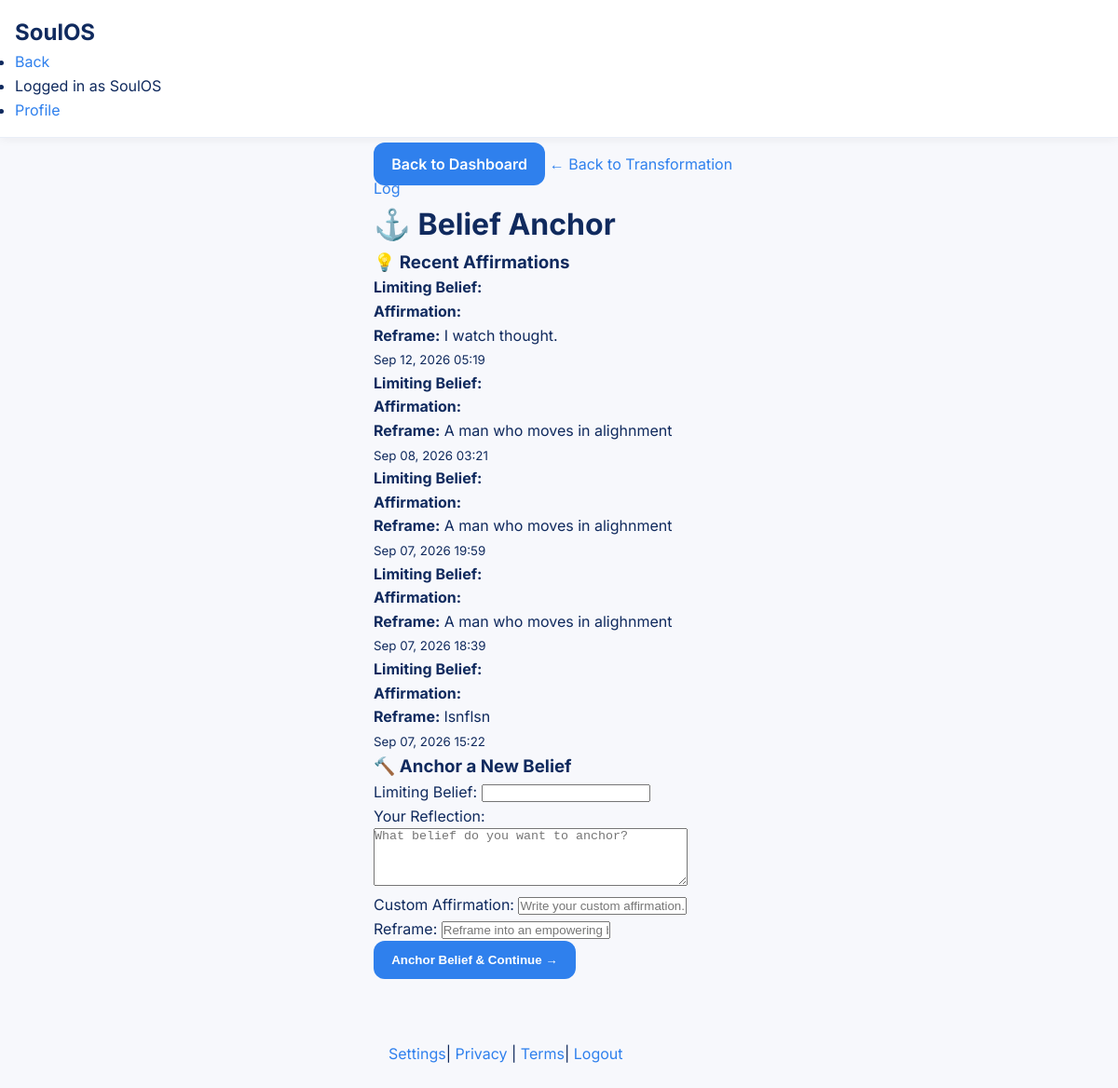
/core-healing-path/stage/belief-anchor/ (signed in), run on an earlier commit of the app's database.
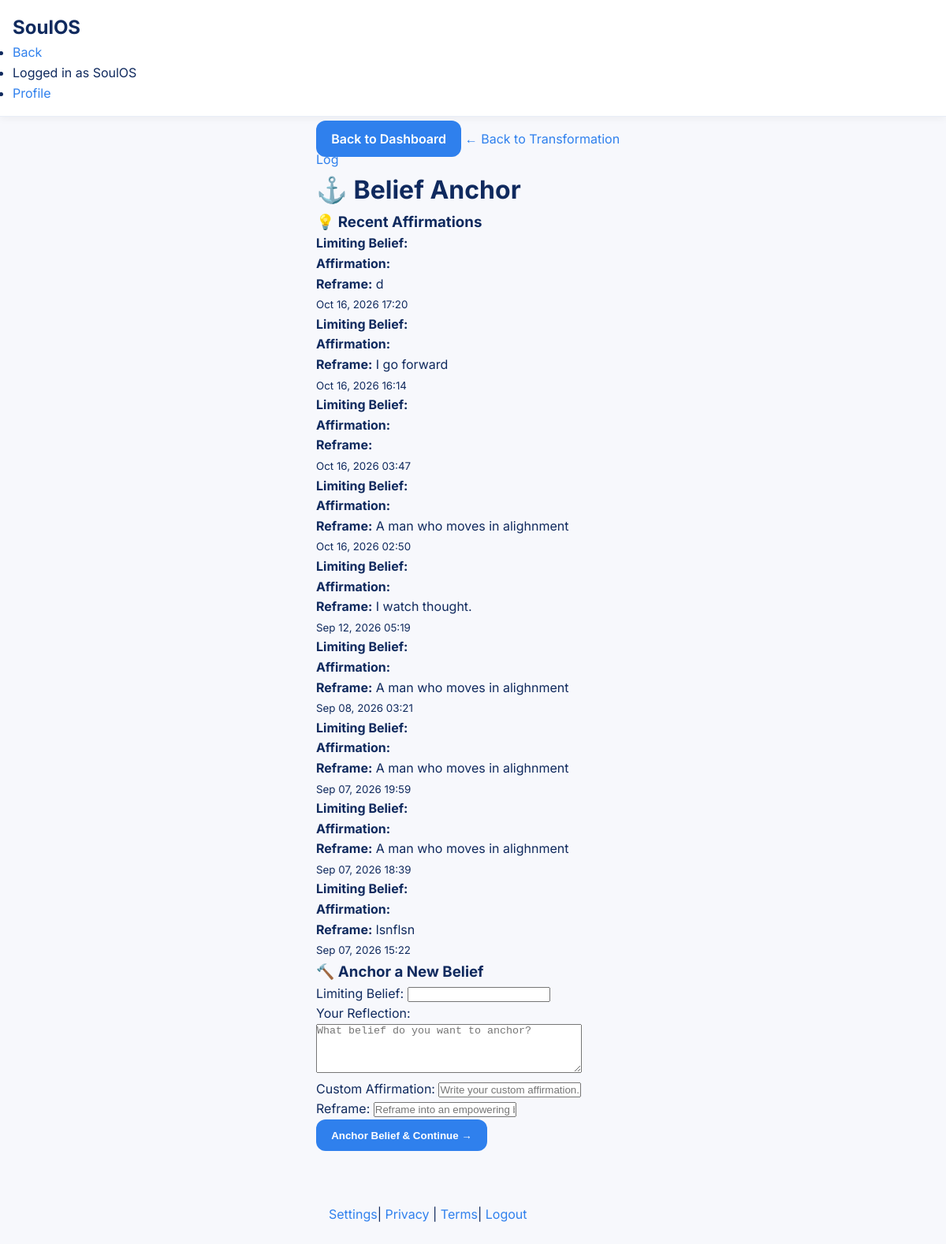
And on a later commit of the database.
### Core_healing_path/models.py (models this page shows, shortened)
class HealingLog(models.Model):
    user = models.ForeignKey(
        User, on_delete=models.CASCADE, related_name="healing_logs"
    )
    stage = models.CharField(max_length=50, choices=STAGE_CHOICES)
    entry = models.TextField()
    intensity = models.PositiveSmallIntegerField(default=5)
    trigger = models.CharField(max_length=100, blank=True)
    emotion = models.CharField(max_length=100, blank=True)
    limiting_belief = models.CharField(max_length=255, blank=True)
    custom_affirmation = models.CharField(max_length=255, blank=True)
    reframe = models.CharField(max_length=255, blank=True)
    coping_strategy = models.CharField(max_length=100, blank=True)
    ritual = models.CharField(max_length=100, blank=True)
    gratitude_notes = models.TextField(blank=True)
    insight_type = models.CharField(max_length=100, blank=True)
    clarity_notes = models.TextField(blank=True)
    awareness_type = models.CharField(max_length=20, blank=True)
    parent_log = models.ForeignKey(
        "self",
        on_delete=models.SET_NULL,
        null=True,
        blank=True,
        related_name="awareness_entries",
    )
    created_at = models.DateTimeField(default=timezone.now)
    class Meta:
        ordering = ["-created_at"]

### Core_healing_path/views.py (the view)
@login_required
def stage_view(request, stage_key):
    stage_name = dict(STAGE_CHOICES).get(stage_key, stage_key)
    if request.method == "POST":
        form_class = FORM_MAP.get(stage_key)
        if not form_class:
            return redirect("core_healing_path_dashboard")
        form = form_class(request.POST)
        if form.is_valid():
            log = form.save(commit=False)
            log.user = request.user
            log.stage = stage_key
            if stage_key == "awareness_lens":
                log.parent_log_id = request.POST.get("parent_log")
            log.save()
            profile = get_or_create_profile(request.user)
            if stage_key == "tension_observer":
                journey = TransformationJourney.objects.create(
                    user=request.user,
                    tension_log=log,
                    current_stage=stage_key,
                    status="active",
                )
                JourneyStage.objects.create(journey=journey, stage=stage_key, log=log)
                advance_journey(journey, log)
                next_stage = get_next_stage(stage_key)
                if next_stage:
                    return redirect(
                        reverse(STAGE_URL_MAP[next_stage]) + f"?tension_log_id={log.id}"
                    )
                return redirect("core_healing_path_dashboard")
            else:
                active_journey = get_active_journey(request.user)
                if active_journey and active_journey.current_stage == stage_key:
                    advance_journey(active_journey, log)
                    if stage_key == "clarity_flow":
                        active_journey.status = "completed"
                        active_journey.completed_at = timezone.now()
                        active_journey.save()
                next_stage = get_next_stage(stage_key)
                if next_stage:
                    return redirect(reverse(STAGE_URL_MAP[next_stage]))
                return redirect("core_healing_path_dashboard")
    else:
        form_class = FORM_MAP.get(stage_key, TensionObserverForm)
        form = form_class(initial={"stage": stage_key})
    logs = HealingLog.objects.filter(user=request.user, stage=stage_key)[:20]
    suggestion = ""
    if stage_key == "thought_analyzer" and logs:
        suggestion = get_stage_suggestion(logs[0])
    tension_log = None
    if stage_key == "awareness_lens":
        tension_log_id = request.GET.get("tension_log_id")
        if tension_log_id:
            tension_log = HealingLog.objects.filter(
                id=tension_log_id, user=request.user, stage="tension_observer"
            ).first()
    context = {
        "stage_key": stage_key,
        "stage_name": stage_name,
        "healing_prompt": HEALING_PROMPTS.get(stage_key, ""),
        "form": form,
        "logs": logs,
        "suggestion": suggestion,
        "stage_choices": STAGE_CHOICES,
        "current_stage_index": TRANSFORMATION_ORDER.index(stage_key),
        "total_stages": len(TRANSFORMATION_ORDER),
        "next_stage_url": STAGE_URL_MAP.get(get_next_stage(stage_key))
        if get_next_stage(stage_key)
        else None,
        "tension_log": tension_log,
    }
    return render(request, f"core_healing_path/stage_{stage_key}.html", context)

### Core_healing_path/forms.py
class BeliefAnchorForm(forms.ModelForm):
    limiting_belief = forms.CharField(
        label="Limiting Belief",
        max_length=255,
        required=False,
        widget=EditableSelect(
            choices=LIMITING_BELIEF_CHOICES, attrs={"class": "form-control"}
        ),
    )
    class Meta:
        model = HealingLog
        fields = ["stage", "entry", "limiting_belief", "custom_affirmation", "reframe"]
        widgets = {
            "stage": forms.HiddenInput(),
            "entry": forms.Textarea(
                attrs={
                    "class": "form-control",
                    "rows": 4,
                    "placeholder": "What belief do you want to anchor?",
                }
            ),
            "custom_affirmation": forms.TextInput(
                attrs={
                    "class": "form-control",
                    "placeholder": "Write your custom affirmation...",
                }
            ),
            "reframe": forms.TextInput(
                attrs={
                    "class": "form-control",
                    "placeholder": "Reframe into an empowering belief...",
                }
            ),
        }

### templates/core_healing_path/stage_belief_anchor.html (shortened to what this page needs)
{% extends "base.html" %}
{% load static %}
{% block content %}
<a href="{% url 'core_healing_path:transformation_log' %}">← Back to Transformation Log</a>
<div class="card">
    <h1>⚓ Belief Anchor</h1>
</div>
{% if logs %}
<div class="card">
    <h3>💡 Recent Affirmations</h3>
    {% for log in logs %}
        <div class="form-group">
            <p><strong>Limiting Belief:</strong> {{ log.limiting_belief }}</p>
            <p><strong>Affirmation:</strong> {{ log.custom_affirmation }}</p>
            <p><strong>Reframe:</strong> {{ log.reframe }}</p>
            <small>{{ log.created_at|date:"M d, Y H:i" }}</small>
        </div>
    {% endfor %}
</div>
{% endif %}
<div class="card">
    <h3>🔨 Anchor a New Belief</h3>
    <form method="post" action="{% url 'core_healing_path:log_belief_anchor' %}">
        <div class="form-group">
            <label for="id_limiting_belief">Limiting Belief:</label>
            {{ form.limiting_belief }}
        </div>
        <div class="form-group">
            <label for="id_entry">Your Reflection:</label>
            {{ form.entry }}
        </div>
        <div class="form-group">
            <label for="id_custom_affirmation">Custom Affirmation:</label>
            {{ form.custom_affirmation }}
        </div>
        <div class="form-group">
            <label for="id_reframe">Reframe:</label>
            {{ form.reframe }}
        </div>
        <button type="submit" class="btn btn-primary form-submit-btn">Anchor Belief & Continue →</button>
    </form>
</div>
{% endblock %}

What changed in the data, as far as the page shows it:
added HealingLog: reframe "d", created_at "Oct 16, 2026 17:20"
added HealingLog: reframe "I go forward", created_at "Oct 16, 2026 16:14"
added HealingLog: created_at "Oct 16, 2026 03:47"
added HealingLog: reframe "A man who moves in alighnment", created_at "Oct 16, 2026 02:50"
